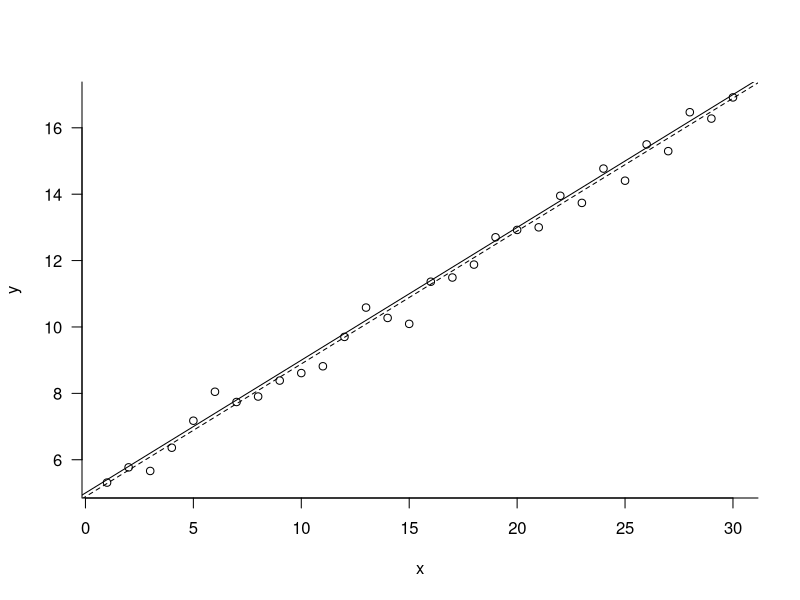

Write the R code that produced this figure.
rm(list=ls())
oa <- 5
ob <- 0.4
sdev <- 0.5
x <- 1:30
y <- numeric(30)
for(i in 1:30) {
	y[i] <- rnorm(1, oa + ob * x[i], sdev)
}
N <- 100000
a <- numeric(N)
b <- numeric(N)
v <- numeric(N)
a[1] <- runif(1)
b[1] <- runif(1)
v[1] <- runif(1)
oL <- -2 * log(prod( dnorm(y, a[1] + b[1] * x, v[1]) ))

for (i in 2:N) {
	ta <- a[i - 1] + runif(1, -5, 5) 
	tb <- b[i - 1] + runif(1, -5, 5)

	repeat {
		tv <- v[i - 1] + runif(1, -1, 1) 
		if (tv > 0) {
			break
		}
	}
	L <- -2 * log(prod( dnorm(y, ta + tb * x, tv) ))
	if (L < oL) { 
		a[i] <- ta		
		b[i] <- tb
		v[i] <- tv
		oL <- L
	} else { 
		a[i] <- a[i - 1]
		b[i] <- b[i - 1]
		v[i] <- v[i - 1]
	}
}

par(bty = 'l', las = 1)
plot(x, y)
abline(a=a[N], b=b[N], lty = 2) # estimated line
abline(a=oa, b=ob) # real line

